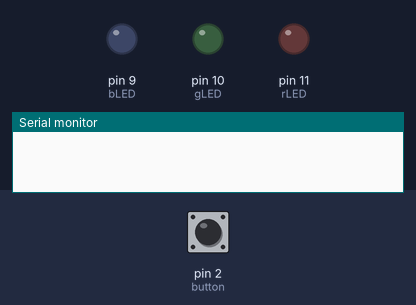
Recording of a sketch running on a simulated Arduino Uno, built with avr-gcc and run on an emulated ATmega328P. On the bench: output pins drawn as LEDs (lit = HIGH), the last lines printed to the serial monitor. Inputs (shaded band) come from the test bench; at power-on: pin 2 (button) LOW. Random numbers use the default seed unless the sketch sets one.

Above: at 1.2 s.
1.3 s: pin 2 (button) pulled HIGH for 0.15 s
2.9 s: pin 2 (button) pulled HIGH for 1 s
At 4.1 s:
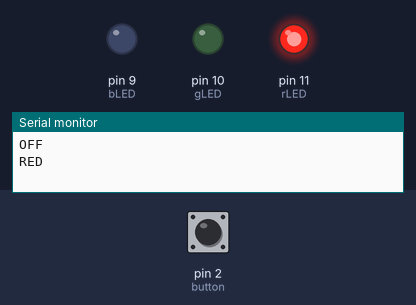
5.4 s: pin 2 (button) pulled HIGH for 0.15 s
At 6.1 s:
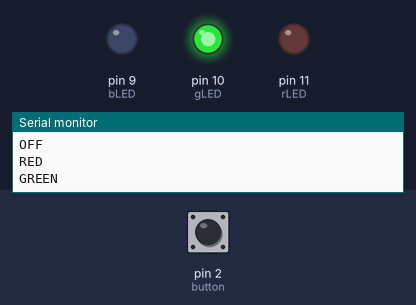
7.0 s: pin 2 (button) pulled HIGH for 3.2 s
At 8.4 s:
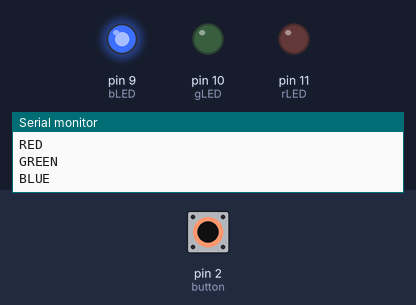
11.7 s: pin 2 (button) pulled HIGH for 0.15 s
At 12.0 s:
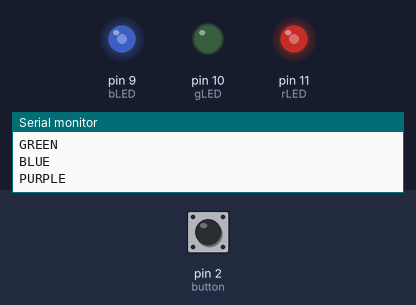
13.3 s: pin 2 (button) pulled HIGH for 1 s
At 14.5 s:
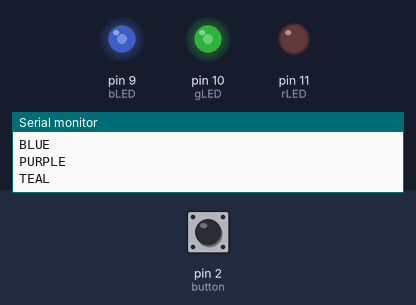
Timing chart, 0 to 16.3 s (numbered marks = the images above; inputs shaded):
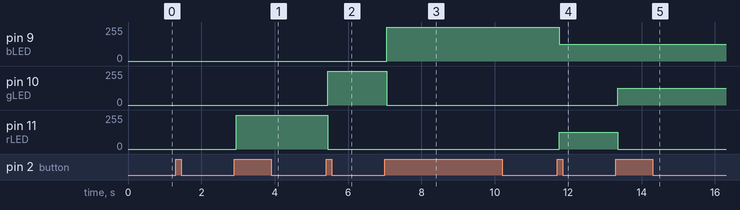

The sketch:

RGB_NIGHTLIGHT.ino
```cpp
#include <EEPROM.h>

const int rLED = 11;
const int gLED = 10;
const int bLED = 9;

const int button = 2;

bool lastButton = false;
bool currentButton = false;

bool lastOSRInput = false;

long transitionAt = millis();

int ledState = 0;

const int minRand = 2;
const int maxRand = 15;

String incoming = "";

bool newNumber = false;
bool setValid = true;

byte values[3];

void setup() {
  // put your setup code here, to run once:
  pinMode(rLED, OUTPUT);
  pinMode(gLED, OUTPUT);
  pinMode(bLED, OUTPUT);
  pinMode(button, INPUT);
  Serial.begin(9600);
  randomSeed(analogRead(A0));
}

bool debounce(long debounceTime){
  currentButton = digitalRead(button);
  if(currentButton && !lastButton){
    transitionAt = millis();
  }
  lastButton = currentButton;
  return currentButton && ((millis() - debounceTime) >= transitionAt);
}

bool OSR(bool input){
  bool tmp = input && !lastOSRInput;
  lastOSRInput = input;
  return tmp;
}

int updateLED(int mode){
  switch(mode){
    case 0:// OFF
      Serial.println("OFF");
      digitalWrite(rLED, LOW);
      digitalWrite(gLED, LOW);
      digitalWrite(bLED, LOW);
      mode = 1;
      break;
    case 1:// RED
      Serial.println("RED");
      digitalWrite(rLED, HIGH);
      digitalWrite(gLED, LOW);
      digitalWrite(bLED, LOW);
      mode = 2;
      break;
    case 2:// GREEN
      Serial.println("GREEN");
      digitalWrite(rLED, LOW);
      digitalWrite(gLED, HIGH);
      digitalWrite(bLED, LOW);
      mode = 3;
      break;
    case 3:// BLUE
      Serial.println("BLUE");
      digitalWrite(rLED, LOW);
      digitalWrite(gLED, LOW);
      digitalWrite(bLED, HIGH);
      mode = 4;
      break;
    case 4:// PURPLE
      Serial.println("PURPLE");
      analogWrite(rLED, 127);
      analogWrite(gLED, 0);
      analogWrite(bLED, 127);
      mode = 5;
      break;
    case 5:// TEAL
      Serial.println("TEAL");
      analogWrite(rLED, 0);
      analogWrite(gLED, 127);
      analogWrite(bLED, 127);
      mode = 6;
      break;
    case 6:// ORANGE
      Serial.println("ORANGE");
      analogWrite(rLED, 127);
      analogWrite(gLED, 127);
      analogWrite(bLED, 0);
      mode = 7;
      break;
    case 7:// WHITE
      Serial.println("WHITE");
      analogWrite(rLED, 170);
      analogWrite(gLED, 170);
      analogWrite(bLED, 170);
      mode = 8;
      break;
    case 8:// EEPROM COLOR
      Serial.println("EEPROM COLOR");
      analogWrite(rLED, EEPROM.read(0));
      analogWrite(gLED, EEPROM.read(1));
      analogWrite(bLED, EEPROM.read(2));
      mode = 9;
      break;
    case 9:// RANDOM COLOR
      Serial.println("RANDOM COLOR");
      int tmp = random(minRand, maxRand);
      analogWrite(rLED, tmp*tmp);
      tmp = random(minRand, maxRand);
      analogWrite(gLED, tmp*tmp);
      tmp = random(minRand, maxRand);
      analogWrite(bLED, tmp*tmp);
      mode = 0;
      break;
  }
  return mode;
}

void handleSerial(){
  if(Serial.available() > 0){
    incoming.concat((char)Serial.read());
  }
  if(incoming.endsWith("\n")){
    newNumber = true;
    int valuesParsed = 0;
    setValid = true;
    for(int i = 0; i < incoming.length(); i++){
      if(isDigit(incoming.charAt(i)) && newNumber){
        values[valuesParsed] = incoming.substring(i).toInt();
        newNumber = false;
      }
      if(incoming.charAt(i) == ','){
        newNumber = true;
        valuesParsed++;
        if(valuesParsed > 2){
          Serial.println("Too many parameters!");
          setValid = false;
          break;
        }
      }
    }
    if(setValid){
      if(valuesParsed < 2){
        Serial.println("Too few parameters!");
      }else{
        EEPROM.write(0, values[0]);
        EEPROM.write(1, values[1]);
        EEPROM.write(2, values[2]);
        Serial.println("New color stored!");
        if(ledState == 9)
          updateLED(8);
      }
    }
    incoming = "";
  }
}

void loop() {
  if(OSR(debounce(50))){
    ledState = updateLED(ledState);
  }
  handleSerial();
}
```

Measured:
- after the input at 2.9 s, pin 11 (rLED): 0/255 → 255/255 after 0.05 s
- after the input at 5.4 s, pin 10 (gLED): 0/255 → 255/255 after 0.05 s; pin 11 (rLED): 255/255 → 0/255 after 0.05 s
- after the input at 7.0 s, pin 9 (bLED): 0/255 → 255/255 after 0.05 s; pin 10 (gLED): 255/255 → 0/255 after 0.05 s
- after the input at 11.7 s, pin 9 (bLED): 255/255 → 127/255 after 0.05 s; pin 11 (rLED): 0/255 → 127/255 after 0.05 s
- after the input at 13.3 s, pin 10 (gLED): 0/255 → 127/255 after 0.05 s; pin 11 (rLED): 127/255 → 0/255 after 0.05 s
